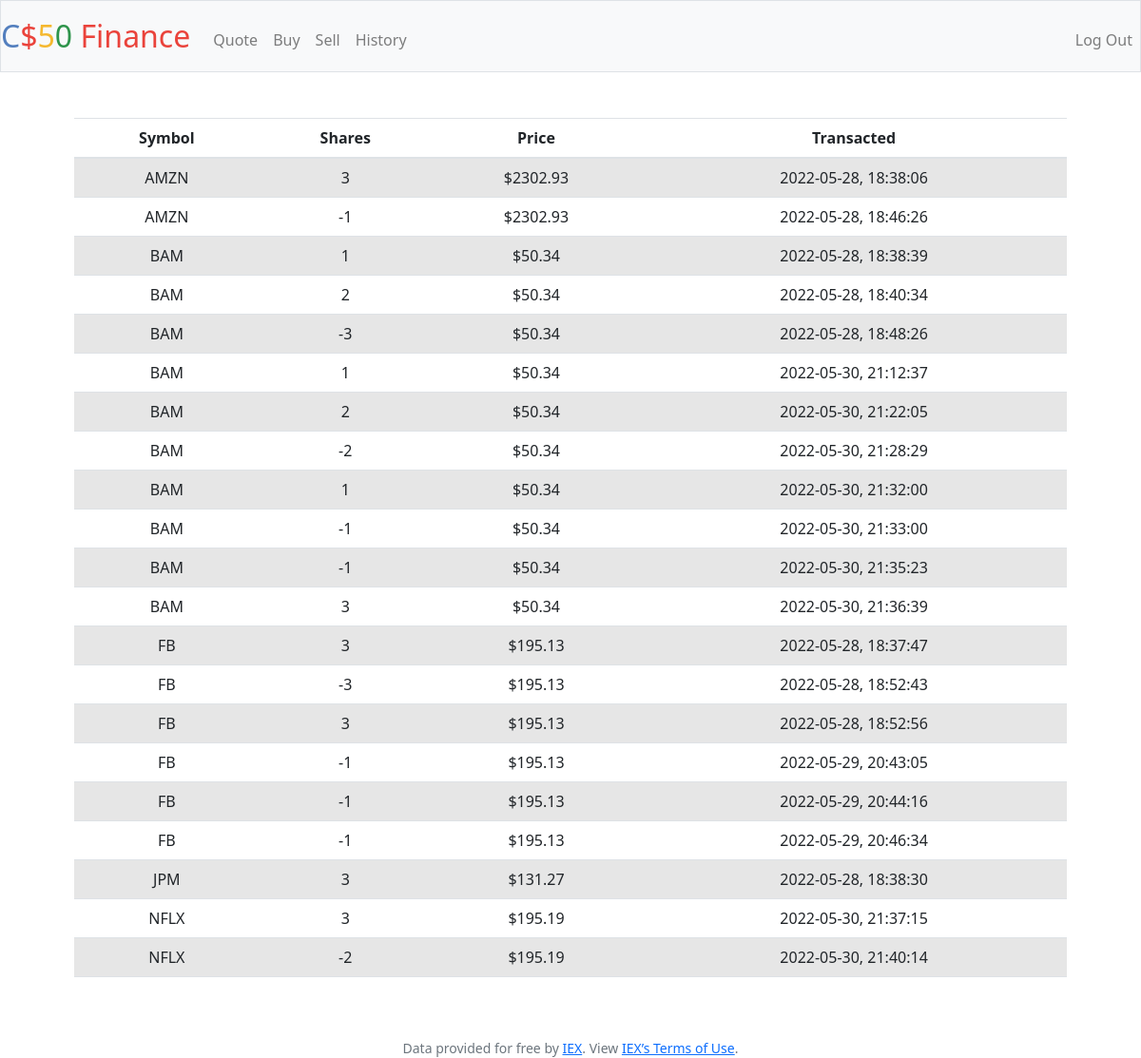
Page /history (signed in) on the earlier database version.
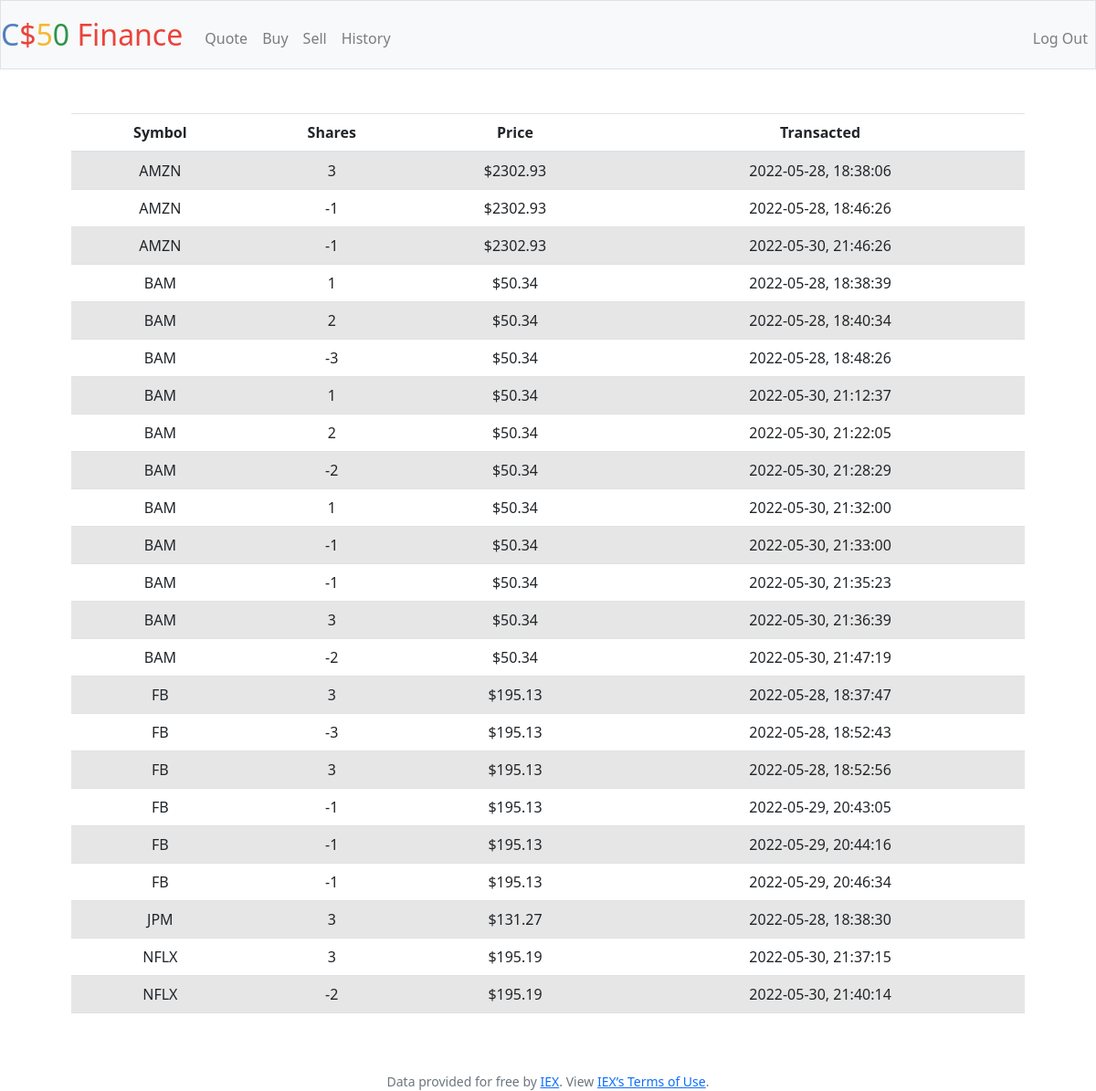
Same page on the later database version.
### tables this page shows
CREATE TABLE "transactions"
  (
     user_id          INTEGER NOT NULL,
     ticker_symbol    TEXT NOT NULL,
     stock_name       TEXT NOT NULL,
     amount           INTEGER NOT NULL,
     purchase_price   DECIMAL(9,2) NOT NULL,
     transaction_time DATETIME NOT NULL,
     FOREIGN KEY(user_id) REFERENCES users (id)
  );

### application.py (the view)
@app.route("/history")
@login_required
def history():
    history = db.execute("SELECT * from transactions WHERE user_id = ? ORDER BY ticker_symbol", session.get("user_id"))
    return render_template('history.html', history=history)

### application.py (called while the page is built)
@app.after_request
def after_request(response):
    response.headers["Cache-Control"] = "no-cache, no-store, must-revalidate"
    response.headers["Expires"] = 0
    response.headers["Pragma"] = "no-cache"
    return response

### helpers.py (called while the page is built)
def login_required(f):
    @wraps(f)
    def decorated_function(*args, **kwargs):
        if session.get("user_id") is None:
            return redirect("/login")
        return f(*args, **kwargs)
    return decorated_function

### templates/history.html (shortened to what this page needs)
{% extends "layout.html" %}
{% block main %}
<link href="https://cdn.jsdelivr.net/npm/bootstrap@5.2.0-beta1/dist/css/bootstrap.min.css" rel="stylesheet">
<table class = "table table-striped">
    <thead>
    <tr>
        <th><b>Symbol</b></th>
        <th><b>Shares</b></th>
        <th><b>Price</b></th>
        <th><b>Transacted</b></th>
    </tr>
    </thead>
    {% for hist in history %}
    <tr>
        <td>{{ hist['ticker_symbol'] }}</td>
        <td>{{ hist['amount'] }}</td>
        <td>{{ "$" ~ hist['purchase_price'] }}</td>
        <td>{{ hist['transaction_time'] }}</td>
    </tr>
    {% endfor %}
</table>
{% endblock %}

### templates/layout.html (shortened to what this page needs)
<!DOCTYPE html>
<html lang="en">
    <head>
        <link rel="stylesheet" href="https://cdn.jsdelivr.net/npm/bootstrap@4.5.3/dist/css/bootstrap.min.css">
        <link href="/static/styles.css" rel="stylesheet">
    </head>
    <body>
        <nav class="navbar navbar-expand-md navbar-light bg-light border">
            <a class="navbar-brand" href="/"><span class="blue">C</span><span class="red">$</span><span class="yellow">5</span><span class="green">0</span> <span class="red">Finance</span></a>
            <div class="collapse navbar-collapse" id="navbar">
                {% if session.user_id %}
                    <ul class="navbar-nav mr-auto mt-2">
                        <li class="nav-item"><a class="nav-link" href="/quote">Quote</a></li>
                        <li class="nav-item"><a class="nav-link" href="/buy">Buy</a></li>
                        <li class="nav-item"><a class="nav-link" href="/sell">Sell</a></li>
                        <li class="nav-item"><a class="nav-link" href="/history">History</a></li>
                    </ul>
                    <ul class="navbar-nav ml-auto mt-2">
                        <li class="nav-item"><a class="nav-link" href="/logout">Log Out</a></li>
                    </ul>
                {% else %}
                    <ul class="navbar-nav ml-auto mt-2">
                        <li class="nav-item"><a class="nav-link" href="/register">Register</a></li>
                        <li class="nav-item"><a class="nav-link" href="/login">Log In</a></li>
                    </ul>
                {% endif %}
            </div>
        </nav>
        <main class="container p-5">
            {% block main %}{% endblock %}
        </main>
        <footer class="small text-center text-muted">
            Data provided for free by <a href="https://iextrading.com/developer">IEX</a>. View <a href="https://iextrading.com/api-exhibit-a/">IEX’s Terms of Use</a>.
        </footer>
    </body>
</html>

### static/styles.css (style rules this page uses)
nav .navbar-brand { font-size: xx-large; }
nav .navbar-brand .blue { color: #537fbe; }
nav .navbar-brand .red { color: #ea433b; }
nav .navbar-brand .yellow { color: #f5b82e; }
nav .navbar-brand .green { color: #2e944b; }
main { overflow-x: auto; text-align: center; }

Differences in the rows shown:
added transactions: ticker_symbol "AMZN", amount "-1", purchase_price "$2302.93", transaction_time "2022-05-30, 21:46:26"
added transactions: ticker_symbol "BAM", amount "-2", purchase_price "$50.34", transaction_time "2022-05-30, 21:47:19"
